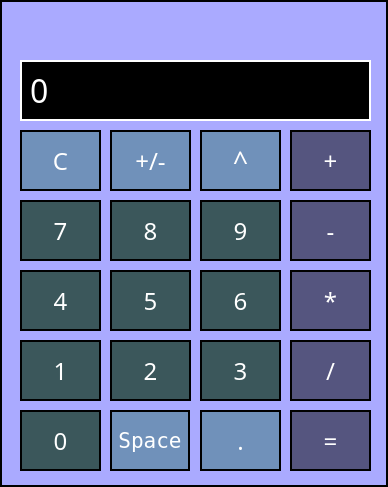
<?xml version="1.0" encoding="UTF-8"?>
<ui version="4.0">
 <class>PostfixCalc</class>
 <widget class="QMainWindow" name="PostfixCalc">
  <property name="geometry">
   <rect>
    <x>0</x>
    <y>0</y>
    <width>388</width>
    <height>487</height>
   </rect>
  </property>
  <property name="windowTitle">
   <string>PostfixCalc</string>
  </property>
  <property name="styleSheet">
   <string notr="true">background-color:rgb(170, 170, 255);
border:2px solid black</string>
  </property>
  <widget class="QWidget" name="centralwidget">
   <widget class="QLabel" name="result">
    <property name="geometry">
     <rect>
      <x>20</x>
      <y>60</y>
      <width>351</width>
      <height>61</height>
     </rect>
    </property>
    <property name="font">
     <font>
      <family>Bauhaus 93</family>
      <pointsize>24</pointsize>
     </font>
    </property>
    <property name="styleSheet">
     <string notr="true">background-color:rgb(0, 0, 0);
color:white;
border:2px solid white;
 qproperty-alignment: 'AlignVCenter | AlignRight';</string>
    </property>
    <property name="text">
     <string>0</string>
    </property>
   </widget>
   <widget class="QPushButton" name="c">
    <property name="geometry">
     <rect>
      <x>20</x>
      <y>130</y>
      <width>81</width>
      <height>61</height>
     </rect>
    </property>
    <property name="font">
     <font>
      <family>PizzaDudeFatOutline</family>
      <pointsize>18</pointsize>
     </font>
    </property>
    <property name="styleSheet">
     <string notr="true">QPushButton{
background-color:rgb(112, 145, 186);
color:white;
border:2px solid black
}
QPushButton:pressed {
    background-color: qlineargradient(x1: 0, y1: 0, x2: 0, y2: 1,
                                      stop: 0 #dadbde, stop: 1 #f6f7fa);}</string>
    </property>
    <property name="text">
     <string>C</string>
    </property>
   </widget>
   <widget class="QPushButton" name="stepen">
    <property name="geometry">
     <rect>
      <x>200</x>
      <y>130</y>
      <width>81</width>
      <height>61</height>
     </rect>
    </property>
    <property name="font">
     <font>
      <family>Bauhaus 93</family>
      <pointsize>20</pointsize>
     </font>
    </property>
    <property name="styleSheet">
     <string notr="true">QPushButton{
background-color:rgb(112, 145, 186);
color:white;
border:2px solid black
}
QPushButton:pressed {
    background-color: qlineargradient(x1: 0, y1: 0, x2: 0, y2: 1,
                                      stop: 0 #dadbde, stop: 1 #f6f7fa);}</string>
    </property>
    <property name="text">
     <string>^</string>
    </property>
   </widget>
   <widget class="QPushButton" name="plus">
    <property name="geometry">
     <rect>
      <x>290</x>
      <y>130</y>
      <width>81</width>
      <height>61</height>
     </rect>
    </property>
    <property name="font">
     <font>
      <family>Franklin Gothic Heavy</family>
      <pointsize>18</pointsize>
      <italic>false</italic>
     </font>
    </property>
    <property name="styleSheet">
     <string notr="true">QPushButton{
background-color:rgb(85, 85, 127);
color:white;
border:2px solid black
}
QPushButton:pressed {
    background-color: qlineargradient(x1: 0, y1: 0, x2: 0, y2: 1,
                                      stop: 0 #dadbde, stop: 1 #f6f7fa);
}</string>
    </property>
    <property name="text">
     <string>+</string>
    </property>
   </widget>
   <widget class="QPushButton" name="btn7">
    <property name="geometry">
     <rect>
      <x>20</x>
      <y>200</y>
      <width>81</width>
      <height>61</height>
     </rect>
    </property>
    <property name="font">
     <font>
      <family>Biff</family>
      <pointsize>18</pointsize>
      <weight>50</weight>
      <bold>false</bold>
     </font>
    </property>
    <property name="styleSheet">
     <string notr="true">QPushButton{
background-color:rgb(59, 87, 91);
color:white;
border:2px solid black
}
QPushButton:pressed {
    background-color: qlineargradient(x1: 0, y1: 0, x2: 0, y2: 1,
                                      stop: 0 #dadbde, stop: 1 #f6f7fa);}</string>
    </property>
    <property name="text">
     <string>7</string>
    </property>
   </widget>
   <widget class="QPushButton" name="btn8">
    <property name="geometry">
     <rect>
      <x>110</x>
      <y>200</y>
      <width>81</width>
      <height>61</height>
     </rect>
    </property>
    <property name="font">
     <font>
      <family>Biff</family>
      <pointsize>18</pointsize>
      <weight>50</weight>
      <bold>false</bold>
     </font>
    </property>
    <property name="styleSheet">
     <string notr="true">QPushButton{
background-color:rgb(59, 87, 91);
color:white;
border:2px solid black
}
QPushButton:pressed {
    background-color: qlineargradient(x1: 0, y1: 0, x2: 0, y2: 1,
                                      stop: 0 #dadbde, stop: 1 #f6f7fa);}</string>
    </property>
    <property name="text">
     <string>8</string>
    </property>
   </widget>
   <widget class="QPushButton" name="minus">
    <property name="geometry">
     <rect>
      <x>290</x>
      <y>200</y>
      <width>81</width>
      <height>61</height>
     </rect>
    </property>
    <property name="font">
     <font>
      <family>Biff</family>
      <pointsize>18</pointsize>
     </font>
    </property>
    <property name="styleSheet">
     <string notr="true">QPushButton{
background-color:rgb(85, 85, 127);
color:white;
border:2px solid black
}
QPushButton:pressed {
    background-color: qlineargradient(x1: 0, y1: 0, x2: 0, y2: 1,
                                      stop: 0 #dadbde, stop: 1 #f6f7fa);
}</string>
    </property>
    <property name="text">
     <string>-</string>
    </property>
   </widget>
   <widget class="QPushButton" name="btn9">
    <property name="geometry">
     <rect>
      <x>200</x>
      <y>200</y>
      <width>81</width>
      <height>61</height>
     </rect>
    </property>
    <property name="font">
     <font>
      <family>Biff</family>
      <pointsize>18</pointsize>
      <weight>50</weight>
      <italic>false</italic>
      <bold>false</bold>
      <underline>false</underline>
      <strikeout>false</strikeout>
     </font>
    </property>
    <property name="styleSheet">
     <string notr="true">QPushButton{
background-color:rgb(59, 87, 91);
color:white;
border:2px solid black
}
QPushButton:pressed {
    background-color: qlineargradient(x1: 0, y1: 0, x2: 0, y2: 1,
                                      stop: 0 #dadbde, stop: 1 #f6f7fa);}</string>
    </property>
    <property name="text">
     <string>9</string>
    </property>
   </widget>
   <widget class="QPushButton" name="btn4">
    <property name="geometry">
     <rect>
      <x>20</x>
      <y>270</y>
      <width>81</width>
      <height>61</height>
     </rect>
    </property>
    <property name="font">
     <font>
      <family>Biff</family>
      <pointsize>18</pointsize>
      <weight>50</weight>
      <bold>false</bold>
     </font>
    </property>
    <property name="styleSheet">
     <string notr="true">QPushButton{
background-color:rgb(59, 87, 91);
color:white;
border:2px solid black
}
QPushButton:pressed {
    background-color: qlineargradient(x1: 0, y1: 0, x2: 0, y2: 1,
                                      stop: 0 #dadbde, stop: 1 #f6f7fa);}</string>
    </property>
    <property name="text">
     <string>4</string>
    </property>
   </widget>
   <widget class="QPushButton" name="mult">
    <property name="geometry">
     <rect>
      <x>290</x>
      <y>270</y>
      <width>81</width>
      <height>61</height>
     </rect>
    </property>
    <property name="font">
     <font>
      <family>Biff</family>
      <pointsize>18</pointsize>
     </font>
    </property>
    <property name="styleSheet">
     <string notr="true">QPushButton{
background-color:rgb(85, 85, 127);
color:white;
border:2px solid black
}
QPushButton:pressed {
    background-color: qlineargradient(x1: 0, y1: 0, x2: 0, y2: 1,
                                      stop: 0 #dadbde, stop: 1 #f6f7fa);
}</string>
    </property>
    <property name="text">
     <string>*</string>
    </property>
   </widget>
   <widget class="QPushButton" name="btn6">
    <property name="geometry">
     <rect>
      <x>200</x>
      <y>270</y>
      <width>81</width>
      <height>61</height>
     </rect>
    </property>
    <property name="font">
     <font>
      <family>Biff</family>
      <pointsize>18</pointsize>
      <weight>50</weight>
      <bold>false</bold>
     </font>
    </property>
    <property name="styleSheet">
     <string notr="true">QPushButton{
background-color:rgb(59, 87, 91);
color:white;
border:2px solid black
}
QPushButton:pressed {
    background-color: qlineargradient(x1: 0, y1: 0, x2: 0, y2: 1,
                                      stop: 0 #dadbde, stop: 1 #f6f7fa);}</string>
    </property>
    <property name="text">
     <string>6</string>
    </property>
   </widget>
   <widget class="QPushButton" name="btn1">
    <property name="geometry">
     <rect>
      <x>20</x>
      <y>340</y>
      <width>81</width>
      <height>61</height>
     </rect>
    </property>
    <property name="font">
     <font>
      <family>Biff</family>
      <pointsize>18</pointsize>
      <weight>50</weight>
      <bold>false</bold>
     </font>
    </property>
    <property name="styleSheet">
     <string notr="true">QPushButton{
background-color:rgb(59, 87, 91);
color:white;
border:2px solid black
}
QPushButton:pressed {
    background-color: qlineargradient(x1: 0, y1: 0, x2: 0, y2: 1,
                                      stop: 0 #dadbde, stop: 1 #f6f7fa);}</string>
    </property>
    <property name="text">
     <string>1</string>
    </property>
   </widget>
   <widget class="QPushButton" name="btn2">
    <property name="geometry">
     <rect>
      <x>110</x>
      <y>340</y>
      <width>81</width>
      <height>61</height>
     </rect>
    </property>
    <property name="font">
     <font>
      <family>Biff</family>
      <pointsize>18</pointsize>
      <weight>50</weight>
      <bold>false</bold>
     </font>
    </property>
    <property name="styleSheet">
     <string notr="true">QPushButton{
background-color:rgb(59, 87, 91);
color:white;
border:2px solid black
}
QPushButton:pressed {
    background-color: qlineargradient(x1: 0, y1: 0, x2: 0, y2: 1,
                                      stop: 0 #dadbde, stop: 1 #f6f7fa);}</string>
    </property>
    <property name="text">
     <string>2</string>
    </property>
   </widget>
   <widget class="QPushButton" name="divide">
    <property name="geometry">
     <rect>
      <x>290</x>
      <y>340</y>
      <width>81</width>
      <height>61</height>
     </rect>
    </property>
    <property name="font">
     <font>
      <family>Biff</family>
      <pointsize>18</pointsize>
     </font>
    </property>
    <property name="styleSheet">
     <string notr="true">QPushButton{
background-color:rgb(85, 85, 127);
color:white;
border:2px solid black
}
QPushButton:pressed {
    background-color: qlineargradient(x1: 0, y1: 0, x2: 0, y2: 1,
                                      stop: 0 #dadbde, stop: 1 #f6f7fa);
}</string>
    </property>
    <property name="text">
     <string>/</string>
    </property>
   </widget>
   <widget class="QPushButton" name="btn3">
    <property name="geometry">
     <rect>
      <x>200</x>
      <y>340</y>
      <width>81</width>
      <height>61</height>
     </rect>
    </property>
    <property name="font">
     <font>
      <family>Biff</family>
      <pointsize>18</pointsize>
      <weight>50</weight>
      <bold>false</bold>
     </font>
    </property>
    <property name="styleSheet">
     <string notr="true">QPushButton{
background-color:rgb(59, 87, 91);
color:white;
border:2px solid black
}
QPushButton:pressed {
    background-color: qlineargradient(x1: 0, y1: 0, x2: 0, y2: 1,
                                      stop: 0 #dadbde, stop: 1 #f6f7fa);}</string>
    </property>
    <property name="text">
     <string>3</string>
    </property>
   </widget>
   <widget class="QPushButton" name="btn0">
    <property name="geometry">
     <rect>
      <x>20</x>
      <y>410</y>
      <width>81</width>
      <height>61</height>
     </rect>
    </property>
    <property name="font">
     <font>
      <family>Biff</family>
      <pointsize>18</pointsize>
      <weight>50</weight>
      <bold>false</bold>
     </font>
    </property>
    <property name="styleSheet">
     <string notr="true">QPushButton{
background-color:rgb(59, 87, 91);
color:white;
border:2px solid black
}
QPushButton:pressed {
    background-color: qlineargradient(x1: 0, y1: 0, x2: 0, y2: 1,
                                      stop: 0 #dadbde, stop: 1 #f6f7fa);}</string>
    </property>
    <property name="text">
     <string>0</string>
    </property>
   </widget>
   <widget class="QPushButton" name="equally">
    <property name="geometry">
     <rect>
      <x>290</x>
      <y>410</y>
      <width>81</width>
      <height>61</height>
     </rect>
    </property>
    <property name="font">
     <font>
      <family>Biff</family>
      <pointsize>18</pointsize>
     </font>
    </property>
    <property name="styleSheet">
     <string notr="true">QPushButton{
background-color:rgb(85, 85, 127);
color:white;
border:2px solid black
}
QPushButton:pressed {
    background-color: qlineargradient(x1: 0, y1: 0, x2: 0, y2: 1,
                                      stop: 0 #dadbde, stop: 1 #f6f7fa);
}</string>
    </property>
    <property name="text">
     <string>=</string>
    </property>
   </widget>
   <widget class="QPushButton" name="dot">
    <property name="geometry">
     <rect>
      <x>200</x>
      <y>410</y>
      <width>81</width>
      <height>61</height>
     </rect>
    </property>
    <property name="font">
     <font>
      <family>Biff</family>
      <pointsize>18</pointsize>
     </font>
    </property>
    <property name="styleSheet">
     <string notr="true">QPushButton{
background-color:rgb(112, 145, 186);
color:white;
border:2px solid black
}
QPushButton:pressed {
    background-color: qlineargradient(x1: 0, y1: 0, x2: 0, y2: 1,
                                      stop: 0 #dadbde, stop: 1 #f6f7fa);}</string>
    </property>
    <property name="text">
     <string>.</string>
    </property>
   </widget>
   <widget class="QPushButton" name="btn5">
    <property name="geometry">
     <rect>
      <x>110</x>
      <y>270</y>
      <width>81</width>
      <height>61</height>
     </rect>
    </property>
    <property name="font">
     <font>
      <family>Biff</family>
      <pointsize>18</pointsize>
      <weight>50</weight>
      <bold>false</bold>
     </font>
    </property>
    <property name="styleSheet">
     <string notr="true">QPushButton{
background-color:rgb(59, 87, 91);
color:white;
border:2px solid black
}
QPushButton:pressed {
    background-color: qlineargradient(x1: 0, y1: 0, x2: 0, y2: 1,
                                      stop: 0 #dadbde, stop: 1 #f6f7fa);}</string>
    </property>
    <property name="text">
     <string>5</string>
    </property>
   </widget>
   <widget class="QPushButton" name="plus_minus">
    <property name="geometry">
     <rect>
      <x>110</x>
      <y>130</y>
      <width>81</width>
      <height>61</height>
     </rect>
    </property>
    <property name="font">
     <font>
      <family>Franklin Gothic Heavy</family>
      <pointsize>18</pointsize>
     </font>
    </property>
    <property name="styleSheet">
     <string notr="true">QPushButton{
background-color:rgb(112, 145, 186);
color:white;
border:2px solid black
}
QPushButton:pressed {
    background-color: qlineargradient(x1: 0, y1: 0, x2: 0, y2: 1,
                                      stop: 0 #dadbde, stop: 1 #f6f7fa);}</string>
    </property>
    <property name="text">
     <string>+/-</string>
    </property>
   </widget>
   <widget class="QLabel" name="image2">
    <property name="geometry">
     <rect>
      <x>10</x>
      <y>10</y>
      <width>261</width>
      <height>41</height>
     </rect>
    </property>
    <property name="styleSheet">
     <string notr="true">border: 0px solid black</string>
    </property>
    <property name="text">
     <string/>
    </property>
   </widget>
   <widget class="QPushButton" name="btnspace">
    <property name="geometry">
     <rect>
      <x>110</x>
      <y>410</y>
      <width>80</width>
      <height>61</height>
     </rect>
    </property>
    <property name="font">
     <font>
      <family>Fixedsys</family>
      <pointsize>16</pointsize>
     </font>
    </property>
    <property name="styleSheet">
     <string notr="true">QPushButton{
background-color:rgb(112, 145, 186);
color:white;
border:2px solid black
}
QPushButton:pressed {
    background-color: qlineargradient(x1: 0, y1: 0, x2: 0, y2: 1,
                                      stop: 0 #dadbde, stop: 1 #f6f7fa);}</string>
    </property>
    <property name="text">
     <string>Space</string>
    </property>
   </widget>
  </widget>
 </widget>
 <resources/>
 <connections/>
</ui>
